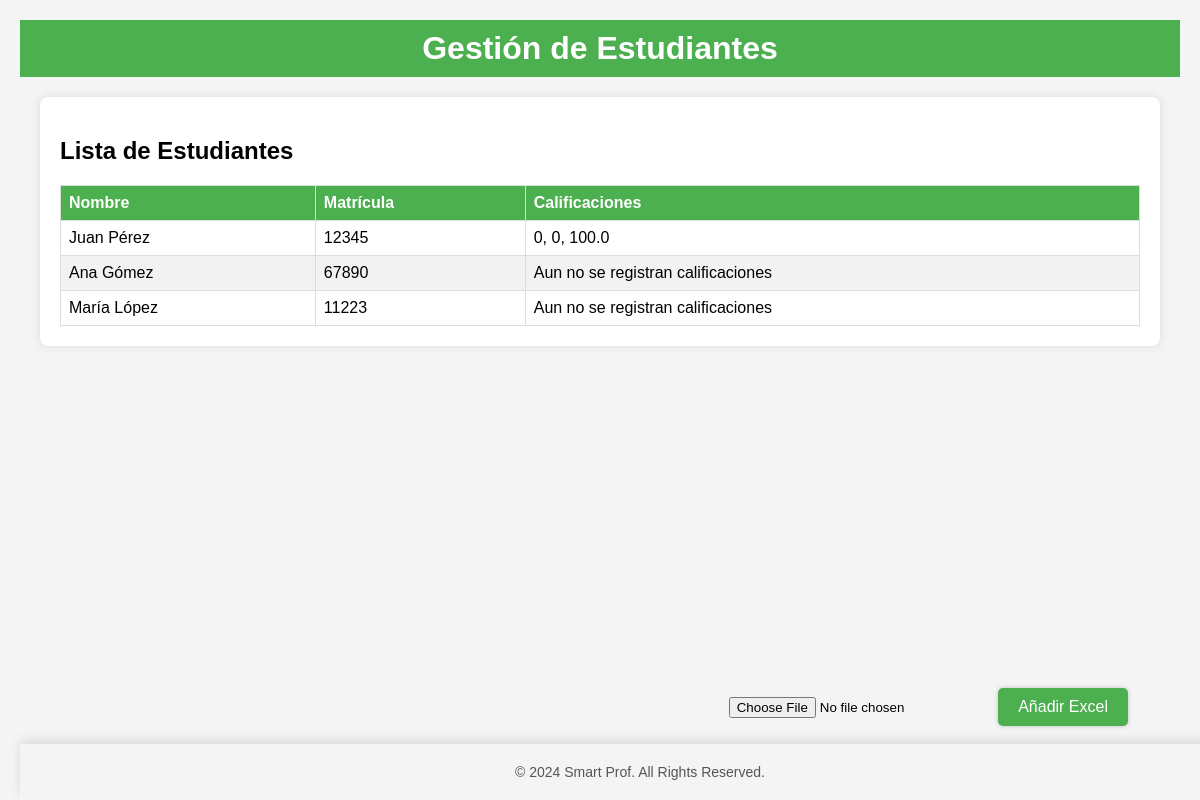
Screenshot of /auth/estudiantes/9/ with the database file from the repository.
### miapp/models.py (models this page shows)
class Estudiante(models.Model):
    nombre=models.CharField(max_length=100)
    matricula=models.IntegerField()
    calificaciones=models.TextField()
    clase=models.ForeignKey(Clase,related_name="clases",on_delete=models.CASCADE)

### miapp/views.py (the view)
# urls.py: path('auth/estudiantes/<int:claseId>/',views.estudiantes,name="estudiantes"),
def estudiantes(request,claseId):
    clase= get_object_or_404(Clase, id=claseId)
    estudiantes = Estudiante.objects.filter(clase=clase)
    return render(request,"auth/estudiantes.html",{"claseId":claseId,"estudiantes":estudiantes})

### miapp/templates/auth/estudiantes.html (shortened to what this page needs)
{% load static %}
<!DOCTYPE html>
<html lang="es">
<head>
    <link rel="stylesheet" href="{% static 'students.css' %}">
</head>
<body>
    <div class="container">
        <header>
            <h1>Gestión de Estudiantes</h1>
        </header>
        <main>
            <section class="student-list">
                <h2>Lista de Estudiantes</h2>
                <table>
                    <thead>
                        <tr>
                            <th>Nombre</th>
                            <th>Matrícula</th>
                            <th>Calificaciones</th>
                        </tr>
                    </thead>
                    <tbody>
                        {% for estudiante in estudiantes %}
                        <tr>
                            <td>{{ estudiante.nombre }}</td>
                            <td>{{ estudiante.matricula }}</td>
                            <td>
                                {% if estudiante.calificaciones %}
                                    {{ estudiante.calificaciones }}
                                {% else %}
                                    Aun no se registran calificaciones
                                {% endif %}
                            </td>
                        </tr>
                        {% endfor %}
                    </tbody>
                </table>
            </section>
        </main>
        <div class="buttons-container">
            <form action="{% url 'subir_excel' %}" method="post" enctype="multipart/form-data" class="upload-form">
                <input type="file" name="excel_file" accept=".xlsx, .xls" class="file-input">
                <button type="submit" class="add">Añadir Excel</button>
            </form>
        </div>
    <footer>
        <p>&copy; 2024 Smart Prof. All Rights Reserved.</p>
    </footer>
</body>
</html>

### miapp/static/students.css (style rules this page uses)
body { font-family: Arial, sans-serif; margin: 0; padding: 0; background-color: #f4f4f4; }
.container { max-width: 1200px; margin: auto; padding: 20px; }
header { background-color: #4CAF50; color: white; padding: 10px 0; text-align: center; }
h1 { margin: 0; }
main { padding: 20px; }
.student-list { background-color: #fff; border-radius: 8px; box-shadow: 0 0 10px rgba(0, 0, 0, 0.1); padding: 20px; }
table { width: 100%; border-collapse: collapse; }
th, td { border: 1px solid #ddd; padding: 8px; text-align: left; }
th { background-color: #4CAF50; color: white; }
tr:nth-child(even) { background-color: #f2f2f2; }
.buttons-container { position: fixed; bottom: 20px; right: 20px; display: flex; gap: 10px; padding: 50px; }
button { background-color: #4CAF50; color: white; border: none; border-radius: 8px; padding: 10px 20px; font-size: 16px; cursor: pointer; box-shadow: 0 0 5px rgba(0, 0, 0, 0.2); }
footer { text-align: center; padding: 20px; background-color: #f4f4f4; font-size: 14px; position: fixed; bottom: 0; width: 100%; color: #555; box-shadow: 0px -4px 10px rgba(0, 0, 0, 0.1); }
footer p { margin: 0; }
button.add { background-color: #4CAF50; border: none; color: white; padding: 10px 20px; text-align: center; text-decoration: none; display: inline-block; font-size: 16px; margin: 4px 2px; cursor: pointer; border-radius: 5px; transition: background-color 0.3s; }
input[type="file"] { display: inline-block; margin-right: 10px; }

### rows the page displays
Estudiante: nombre "Juan Pérez", matricula "12345", calificaciones "0, 0, 100.0"
Estudiante: nombre "Ana Gómez", matricula "67890", calificaciones "Aun no se registran calificaciones"
Estudiante: nombre "María López", matricula "11223", calificaciones "Aun no se registran calificaciones"
